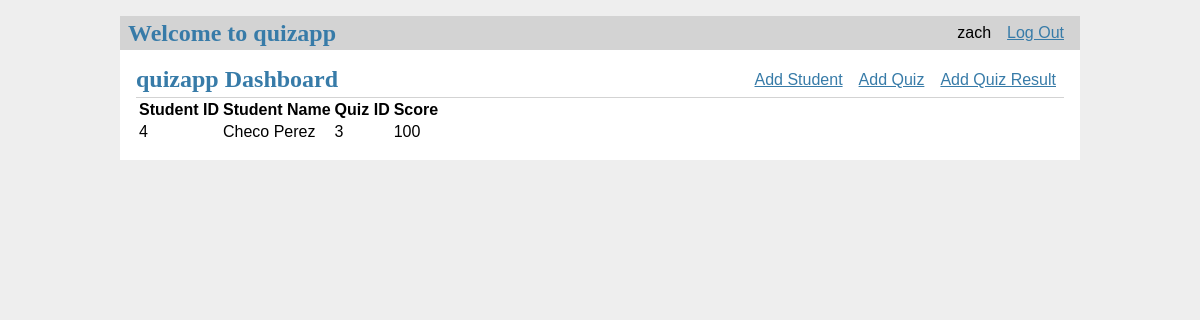
Page /results/4 (signed in) on the committed database.
### tables this page shows
CREATE TABLE user (
  id INTEGER PRIMARY KEY AUTOINCREMENT,
  username TEXT UNIQUE NOT NULL,
  password TEXT NOT NULL
);

CREATE TABLE quiz_results (
    quiz_id INTEGER NOT NULL,
    student_id INTEGER NOT NULL, 
    student_name TEXT NOT NULL, 
    score INTEGER NOT NULL, 
    FOREIGN KEY (quiz_id) REFERENCES quizzes (quiz_id),
    FOREIGN KEY (student_id) REFERENCES students (id)
    );

### quizapp/dashboard.py (the view)
@bp.route('/results/<int:id>', methods=('GET', 'POST'))
@login_required
def view_results(id):
    results = get_results(id)
    error = None
    if not results:
        error = 'No Results Available'
    if error is not None:
        flash(error)
    return render_template('dashboard/viewresults.html', results=results)

### quizapp/auth.py (called while the page is built)
@bp.before_app_request
def load_logged_in_user():
    user_id = session.get('user_id')
    if user_id is None:
        g.user = None
    else:
        g.user = get_db().execute(
            'SELECT * FROM user WHERE id = ?', (user_id,)
        ).fetchone()

def login_required(view):
    @functools.wraps(view)
    def wrapped_view(**kwargs):
        if g.user is None:
            return redirect(url_for('auth.login'))
        return view(**kwargs)
    return wrapped_view

### quizapp/dashboard.py (called while the page is built)
def get_results(id):
    results = get_db().execute(
        'SELECT quiz_id, student_name, student_id, score'
        ' FROM quiz_results q JOIN students s ON q.student_id = s.id'
        ' WHERE q.student_id = ?',
        (id,)
    ).fetchall()
    return results

### quizapp/db.py (called while the page is built)
def get_db():
    if 'db' not in g:
        g.db = lite.connect(
            current_app.config['DATABASE'],
            detect_types=lite.PARSE_DECLTYPES
        )
        g.db.row_factory = lite.Row
    return g.db

### quizapp/templates/dashboard/viewresults.html
{% extends 'base.html' %}
{% block header %}
  <h1>{% block title %}quizapp Dashboard{% endblock %}</h1>
  {% if g.user %}
    <a class="action" href="/student/add">Add Student</a>
    <a class="action" href="/quiz/add">Add Quiz</a>
    <a class="action" href="/result/add">Add Quiz Result</a>
  {% endif %}
{% endblock %}
{% block content %}
    <table>
        <tr>
            <th>Student ID</th>
            <th>Student Name</th>
            <th>Quiz ID</th>
            <th>Score</th>
        </tr>
        {% for result in results %}
            <tr>
                <td>{{ result['student_id'] }}</td>
                <td>{{ result['student_name'] }}</td>
                <td>{{ result['quiz_id'] }}</td>
                <td>{{ result['score'] }}</td>
            </tr>
        {% endfor %}
    </table>
{% endblock %}

### quizapp/templates/base.html (shortened to what this page needs)
<!doctype html>
<link rel="stylesheet" href="{{ url_for('static', filename='style.css') }}">
<nav>
  <h1>Welcome to quizapp</h1>
  <ul>
    {% if g.user %}
      <li><span>{{ g.user['username'] }}</span>
      <li><a href="{{ url_for('auth.logout') }}">Log Out</a>
    {% else %}
      <li><a href="{{ url_for('auth.register') }}">Register</a>
      <li><a href="{{ url_for('auth.login') }}">Log In</a>
    {% endif %}
  </ul>
</nav>
<section class="content">
  <header>
    {% block header %}{% endblock %}
  </header>
  {% block content %}{% endblock %}
</section>

### quizapp/static/style.css (style rules this page uses)
h1 { font-family: serif; color: #377ba8; margin: 1rem 0; }
a { color: #377ba8; }
nav { background: lightgray; display: flex; align-items: center; padding: 0 0.5rem; }
nav h1 { flex: auto; margin: 0; }
nav ul { display: flex; list-style: none; margin: 0; padding: 0; }
nav ul li a, nav ul li span, header .action { display: block; padding: 0.5rem; }
.content { padding: 0 1rem 1rem; }
.content > header { border-bottom: 1px solid lightgray; display: flex; align-items: flex-end; }
.content > header h1 { flex: auto; margin: 1rem 0 0.25rem 0; }
.content:last-child { margin-bottom: 0; }

### rows in the picture
user: user.username "zach"
quiz_results: student_id "4", student_name "Checo Perez", quiz_id "3", score "100"
